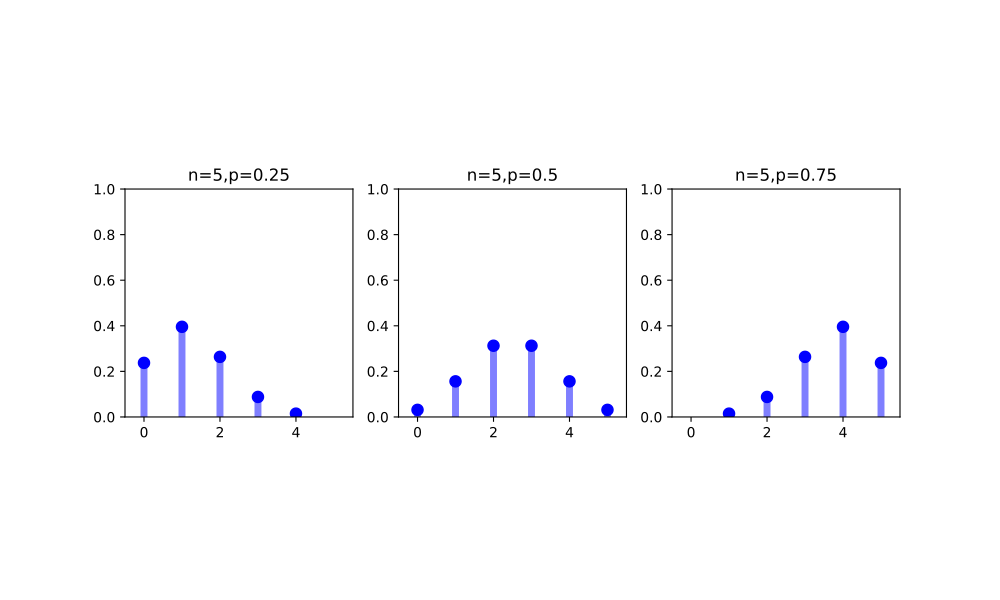

Python code for this plot:
#!/usr/bin/env python 
"""
fit a binomial distribution with several parameterizations
"""

import numpy as np
import matplotlib.pyplot as plt
import scipy.stats as scs

# declare variables
font_size = 11
font_name = 'sans-serif'
n = 10000
fig = plt.figure(figsize=(10, 6), dpi=300)
splot = 0

# looxp through parameterizations of the beta
for n, p in [(5, 0.25), (5, 0.5), (5, 0.75)]:
    splot += 1
    ax = fig.add_subplot(1, 3, splot)

    x = np.arange(scs.binom.ppf(0.01, n, p), scs.binom.ppf(.99, n, p)+1)
    ax.plot(x, scs.binom.pmf(x, n, p), 'bo', ms=8, label='pmf')
    ax.vlines(x, 0, scs.binom.pmf(x, n, p), colors='b', lw=5, alpha=0.5)
    rv = scs.binom(n, p)

    ax.set_ylim((0, 1.0))
    ax.set_xlim((-0.5, 5.5))
    ax.set_title("n=%s,p=%s" % (n, p))
    ax.set_aspect(1./ax.get_data_ratio())

    for t in ax.get_xticklabels():
        t.set_fontsize(font_size-1)
        t.set_fontname(font_name)
    for t in ax.get_yticklabels():
        t.set_fontsize(font_size-1)
        t.set_fontname(font_name)

plt.savefig("binomial.png", dpi=400)
plt.show()
